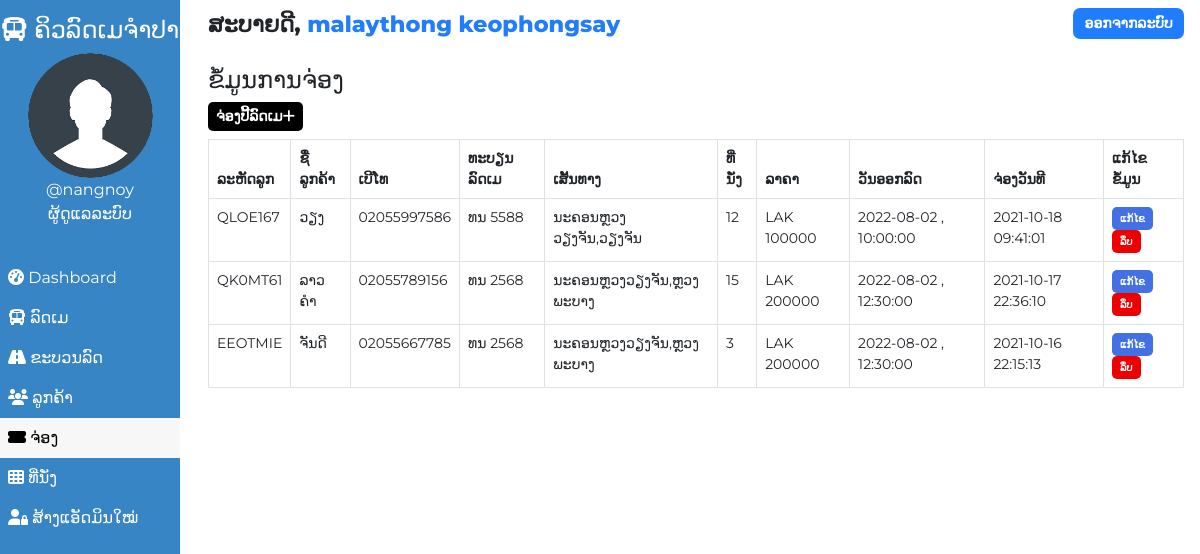
Page /admin/booking.php (signed in) on the committed database.
### tables this page shows
CREATE TABLE IF NOT EXISTS `users` (
  `user_id` int NOT NULL AUTO_INCREMENT,
  `user_fullname` varchar(100) NOT NULL,
  `user_name` varchar(30) NOT NULL,
  `user_password` varchar(255) NOT NULL,
  `user_created` datetime NOT NULL DEFAULT CURRENT_TIMESTAMP,
  PRIMARY KEY (`user_id`)
);

CREATE TABLE IF NOT EXISTS `bookings` (
  `id` int NOT NULL AUTO_INCREMENT,
  `booking_id` varchar(255) NOT NULL,
  `customer_id` varchar(255) NOT NULL,
  `route_id` varchar(255) NOT NULL,
  `customer_route` varchar(200) NOT NULL,
  `booked_amount` int NOT NULL,
  `booked_seat` varchar(100) NOT NULL,
  `booking_created` datetime NOT NULL DEFAULT CURRENT_TIMESTAMP,
  PRIMARY KEY (`id`)
);

CREATE TABLE IF NOT EXISTS `customers` (
  `id` int NOT NULL AUTO_INCREMENT,
  `customer_id` varchar(255) NOT NULL,
  `customer_name` varchar(30) NOT NULL,
  `customer_phone` varchar(15) NOT NULL,
  `customer_created` datetime NOT NULL DEFAULT CURRENT_TIMESTAMP,
  PRIMARY KEY (`id`)
);

CREATE TABLE IF NOT EXISTS `routes` (
  `id` int NOT NULL AUTO_INCREMENT,
  `route_id` varchar(255) NOT NULL,
  `bus_no` varchar(155) NOT NULL,
  `route_cities` varchar(255) NOT NULL,
  `route_dep_date` date NOT NULL,
  `route_dep_time` time NOT NULL,
  `route_step_cost` int NOT NULL,
  `route_created` datetime NOT NULL DEFAULT CURRENT_TIMESTAMP,
  PRIMARY KEY (`id`)
);

### assets/partials/_functions.php (called while the page is built, shortened)
<?php
    function get_from_table($conn, $table, $primaryKey, $pKeyValue, $toget)
    {
        $sql = "SELECT * FROM $table WHERE $primaryKey='$pKeyValue'";
        $result = mysqli_query($conn, $sql);
        $row = mysqli_fetch_assoc($result);
        if($row)
        {
            return $row["$toget"];
        }
        return false;
    }
?>

### admin/booking.php (the view, shortened to what this page needs)
<!DOCTYPE html>
<html lang="en">
<head>
    <link href="https://cdn.jsdelivr.net/npm/bootstrap@5.0.1/dist/css/bootstrap.min.css" rel="stylesheet">
    <?php
        $page="booking";
    ?>
</head>
<body>
    <?php require '../assets/partials/_admin-header.php';?>
        <?php
            $resultSql = "SELECT * FROM `bookings` ORDER BY booking_created DESC";
            $resultSqlResult = mysqli_query($conn, $resultSql);
            if(!mysqli_num_rows($resultSqlResult)){ ?>
                <div class="container mt-4">
                    <div id="noCustomers" class="alert alert-dark " role="alert">
                        <h1 class="alert-heading">ບໍ່ພົບຂໍ້ມູນການຈ່ອງ!!</h1>
                        <p class="fw-light">ເພີ່ມຂໍ້ມູນເປັນຄົນທຳອິດ!</p>
                        <hr>
                        <div id="addCustomerAlert" class="alert alert-success" role="alert">
                                ຄລິກ <button id="add-button" class="button btn-sm"type="button"data-bs-toggle="modal" data-bs-target="#addModal">ເພີ່ມ <i class="fas fa-plus"></i></button> ເພື່ອເພີ່ມການຈ່ອງ!
                        </div>
                    </div>
                </div>
            <?php }
            else { ?>
            <section id="booking">
                <div id="head">
                    <h4>ຂໍ້ມູນການຈ່ອງ</h4>
                </div>
                <div id="booking-results">
                    <div>
                        <button id="add-button" class="button btn-sm"type="button"data-bs-toggle="modal" data-bs-target="#addModal">ຈ່ອງປີ້ລົດເມ<i class="fas fa-plus"></i></button>
                    </div>
                    <table class="table table-hover table-bordered">
                        <thead>
                            <th>ລະຫັດລູກ</th>
                            <th>ຊື່ລູກຄ້າ</th>
                            <th>ເບີໂທ</th>
                            <th>ທະບຽນລົດເມ</th>
                            <th>ເສັ້ນທາງ</th>
                            <th>ທີ່ນັ່ງ</th>
                            <th>ລາຄາ</th>
                            <th>ວັນອອກລົດ</th>
                            <th>ຈ່ອງວັນທີ</th>
                            <th>ແກ້ໄຂຂໍ້ມູນ</th>
                        </thead>
                        <?php
                            while($row = mysqli_fetch_assoc($resultSqlResult))
                            {
                                $id = $row["id"];
                                $customer_id = $row["customer_id"];
                                $route_id = $row["route_id"];
                                $pnr = $row["booking_id"];
                                $customer_name = get_from_table($conn, "customers","customer_id", $customer_id, "customer_name");
                                $customer_phone = get_from_table($conn,"customers","customer_id", $customer_id, "customer_phone");
                                $bus_no = get_from_table($conn, "routes", "route_id", $route_id, "bus_no");
                                $route = $row["customer_route"];
                                $booked_seat = $row["booked_seat"];
                                $booked_amount = $row["booked_amount"];
                                $dep_date = get_from_table($conn, "routes", "route_id", $route_id, "route_dep_date");
                                $dep_time = get_from_table($conn, "routes", "route_id", $route_id, "route_dep_time");
                                $booked_timing = $row["booking_created"];
                        ?>
                        <tr>
                            <td>
                                <?php
                                    echo $pnr;
                                ?>
                            </td>
                            <td>
                                <?php
                                    echo $customer_name;
                                ?>
                            </td>
                            <td>
                                <?php
                                    echo $customer_phone;
                                ?>
                            </td>
                            <td>
                                <?php
                                    echo $bus_no;
                                ?>
                            </td>
                            <td>
                                <?php
                                    echo $route;
                                ?>
                            </td>
                            <td>
                                <?php
                                    echo $booked_seat;
                                ?>
                            </td>
                            <td>
                                <?php
                                    echo 'LAK '.$booked_amount;
                                ?>
                            </td>
                            <td>
                                <?php
                                    echo $dep_date . " , ". $dep_time;
                                ?>
                            </td>
                            <td>
                                <?php
                                    echo $booked_timing;
                                ?>
                            </td>
                            <td>
                            <button class="button btn-sm edit-button" data-link="<?php echo $_SERVER['REQUEST_URI']; ?>" data-customerid="<?php
                                                echo $customer_id;?>" data-id="<?php
                                                echo $id;?>" data-name="<?php
                                                echo $customer_name;?>" data-phone="<?php
                                                echo $customer_phone;?>" >ແກ້ໄຂ</button>
                                <button class="button delete-button btn-sm" data-bs-toggle="modal" data-bs-target="#deleteModal"
                                data-id="<?php
                                                echo $id;?>" data-bookedseat="<?php
                                                echo $booked_seat;
                                            ?>" data-routeid="<?php
                                            echo $route_id;
                                        ?>"> ລຶບ</button>
                            </td>
                        </tr>
                        <?php
                        }
                    ?>
                    </table>
                </div>
            </section>
            <?php } ?>
        </div>
    </main>
</body>
</html>

### assets/partials/_admin-header.php
<?php
    require '_functions.php';
    $conn = db_connect();
    $user_id = $_SESSION['user_id'];
    $sql = "SELECT * FROM users WHERE user_id = $user_id";
    $result = mysqli_query($conn, $sql);
    if($row = mysqli_fetch_assoc($result))
    {
        $user_fullname = $row["user_fullname"];
        $user_name = $row["user_name"];
    }
?>
    <main id="container">
        <div id="sidebar">
            <h4><i class="fas fa-bus"></i> ຄິວລົດເມຈຳປາ</h4>
            <div>
                <img class="adminDp" src="../assets/img/userav-min.png" height="125px" alt="Admin Profile Pic">
                <p>
                    <?php  echo '@'.$user_name;  ?>
                </p>
                <p>ຜູ້ດູແລລະບົບ</p>
            </div>
            <ul id="options">
                <li class="option <?php if($page=='dashboard'){ echo 'active';}?>">
                    <a href="./dashboard.php">
                    <i class="fas fa-tachometer-alt"></i> Dashboard
                    </a>
                </li>
                <li class="option <?php if($page=='bus'){ echo 'active';}?>">
                    <a href="./bus.php">
                    <i class="fas fa-bus"></i> ລົດເມ
                    </a>
                </li>
                <li class="option <?php if($page=='route'){ echo 'active';}?>">
                    <a href="./route.php">
                    <i class="fas fa-road"></i> ຂະບວນລົດ
                    </a>
                </li>
                <li class="option <?php if($page=='customer'){ echo 'active';}?>">
                    <a href="./customer.php">
                    <i class="fas fa-users"></i> ລູກຄ້າ
                    </a>
                </li>
                <li class="option <?php if($page=='booking'){ echo 'active';}?>">
                    <a href="./booking.php">
                    <i class="fas fa-ticket-alt"></i> ຈ່ອງ
                    </a>
                </li>
                <li class="option <?php if($page=='seat'){ echo 'active';}?>">
                    <a href="./seat.php">
                    <i class="fas fa-th"></i> ທີ່ນັ່ງ
                    </a>
                </li>
                <li class="option <?php if($page=='signup'){ echo 'active';}?>">
                    <a href="./signup.php">
                    <i class="fas fa-user-lock"></i> ສ້າງແອັດມິນໃໝ່
                    </a>
                </li>
            </ul>
        </div>
        <div id="main-content">
            <section id="welcome">
                <ul>
                    <li class="welcome-item">ສະບາຍດີ,
                        <span id="USER">
                            <?php
                                echo $user_fullname;
                            ?>
                        </span>
                    </li>
                    <li class="welcome-item">
                        <button id="logout" class="btn-sm">
                            <a href="../assets/partials/_logout.php">ອອກຈາກລະບົບ</a>
                        </button>
                    </li>
                </ul>
            </section>

### assets/styles/admin.php (style rules this page uses)
body { margin: 0; box-sizing: border-box; font-family: 'Montserrat', sans-serif; background-color: white; }
html { scroll-behavior: smooth; }
*, *::after, *::before { box-sizing: inherit; }
#USER { color: #207DFF; }
.adminDp { border-radius: 50%; }
#welcome { background-color: white; }
#welcome ul { display: flex; justify-content: space-between; list-style-type: none; padding: 0; margin: 0; }
#welcome li { margin: 0 1rem; padding: 0.5rem 0; }
#welcome li:first-child { font-weight: 800; font-size: 1.4rem; }
#logout { padding: 0.3rem 0.7rem; background-color: #207DFF; font-weight: 600; outline: none; border: none; border-radius: 7px; }
#logout a { color: white; text-decoration: none; }
@media only screen and (min-width:1000px) { #sidebar { text-align: center; background-color: #3885c5; color: white; width: 15%; position: fixed; top: 0%; padding-top: 1rem; z-index: 2; height: 100vh; } }
@media only screen and (min-width:1000px) { #sidebar p { margin: 0; } }
@media only screen and (min-width:1000px) { #sidebar ul { margin-top: 2rem; } }
@media only screen and (min-width:1000px) { #options { list-style-type: none; text-align: left; padding-left: 0; } }
@media only screen and (min-width:1000px) { .option a { display: block; padding: 0.5rem; text-decoration: none; color: inherit; } }
@media only screen and (min-width:1000px) { .active { background-color:#f7f7f7; color:black; } }
@media only screen and (min-width:1000px) { #main-content { margin-left: 16%; } }

### assets/styles/admin-options.php (style rules this page uses)
* { font-family: Montserrat; }
#booking #head, #customer #head, #route #head, #seat #head, #bus #head { padding-top: 1rem; }
#booking, #customer, #route, #bus, #seat { padding: 0 1rem; }
#booking-results > div, #customer-results > div, #route-results > div, #bus-results > div { margin-bottom: 0.5rem; }
#booking-results button, #customer-results button, #route button, #bus-results button { border-radius: 5px; }
.button { border: none; font-weight: bold; text-transform: uppercase; }
#add-button { background-color: black; color: white; }
table { font-size: 14px; }
table th,td { padding-left: 0.3rem; }
table button { color: white; }
.edit-button { background-color: #4370E2; }
.delete-button { background-color: #EF0000; }
.edit-button, .delete-button { font-size: 10px }

### rows in the picture
users: user_name "nangnoy", user_fullname "malaythong keophongsay"
bookings: booking "QLOE167", customer.customer_name "ວຽງ", customer.customer_phone "02055997586", route.bus_no "ທນ 5588", customer_route "ນະຄອນຫຼວງວຽງຈັນ,ວຽງຈັນ", booked_seat "12", booked_amount "100000", route.route_dep_date "2022-08-02", route.route_dep_time "10:00:00", booking_created "2021-10-18 09:41:01"
bookings: booking "QK0MT61", customer.customer_name "ລາວຄຳ", customer.customer_phone "02055789156", route.bus_no "ທນ 2568", customer_route "ນະຄອນຫຼວງວຽງຈັນ,ຫຼວງພະບາງ", booked_seat "15", booked_amount "200000", route.route_dep_date "2022-08-02", route.route_dep_time "12:30:00", booking_created "2021-10-17 22:36:10"
bookings: booking "EEOTMIE", customer.customer_name "ຈັນດີ", customer.customer_phone "02055667785", route.bus_no "ທນ 2568", customer_route "ນະຄອນຫຼວງວຽງຈັນ,ຫຼວງພະບາງ", booked_seat "3", booked_amount "200000", route.route_dep_date "2022-08-02", route.route_dep_time "12:30:00", booking_created "2021-10-16 22:15:13"
